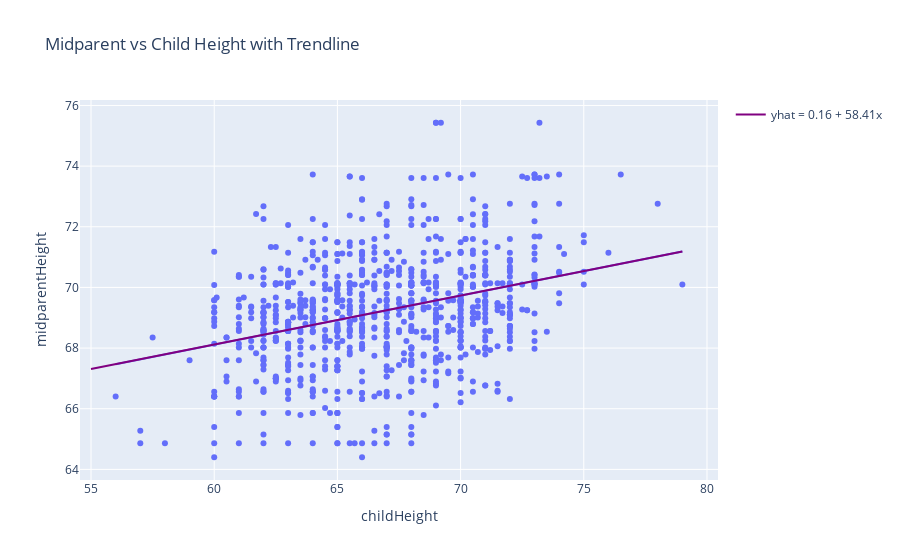

Notebook code cell kept with this figure:
### Code cell
# You can see this if you replace `fig = px.scatter(...` above with this
fig = px.scatter(galton_data, x='childHeight', y='midparentHeight', 
                 trendline='ols',  # Add a linear trendline
                 title='Midparent vs Child Height with Trendline')

# And the line in this case happens to be the following
# which you can confirm by including or not include the code below
m = 0.1616177526315975  # Slope
b = 58.4194455765732    # Intercept
trendline_x = np.array([55,79])
trendline_Y = b + m*np.array([55,79])
fig.add_trace(go.Scatter(x=trendline_x, y=trendline_Y, mode='lines',
                         line=dict(color='purple', width=2),
                         name='yhat = 0.16 + 58.41x'))

### Figure 1 — Plotly figure (JSON) as saved in the notebook; plotly's stock layout.template omitted (floating-point values rounded to 4 significant figures; data arrays with more than 128 entries replaced by an {"elided": "..."} marker saying what was removed)
{"data": [{"hovertemplate": "childHeight=%{x}<br>midparentHeight=%{y}<extra></extra>", "legendgroup": "", "marker": {"color": "#636efa", "symbol": "circle"}, "mode": "markers", "name": "", "orientation": "v", "showlegend": false, "type": "scatter", "x": {"elided": "934 float values"}, "xaxis": "x", "y": {"elided": "934 float values"}, "yaxis": "y"}, {"hovertemplate": "<b>OLS trendline</b><br>midparentHeight = 0.161618 * childHeight + 58.4194<br>R<sup>2</sup>=0.103009<br><br>childHeight=%{x}<br>midparentHeight=%{y} <b>(trend)</b><extra></extra>", "legendgroup": "", "marker": {"color": "#636efa", "symbol": "circle"}, "mode": "lines", "name": "", "showlegend": false, "type": "scatter", "x": {"elided": "934 float values"}, "xaxis": "x", "y": {"elided": "934 float values"}, "yaxis": "y"}, {"line": {"color": "purple", "width": 2}, "mode": "lines", "name": "yhat = 0.16 + 58.41x", "type": "scatter", "x": [55, 79], "y": [67.31, 71.19]}], "layout": {"legend": {"tracegroupgap": 0}, "title": {"text": "Midparent vs Child Height with Trendline"}, "xaxis": {"anchor": "y", "domain": [0, 1], "title": {"text": "childHeight"}}, "yaxis": {"anchor": "x", "domain": [0, 1], "title": {"text": "midparentHeight"}}}}
